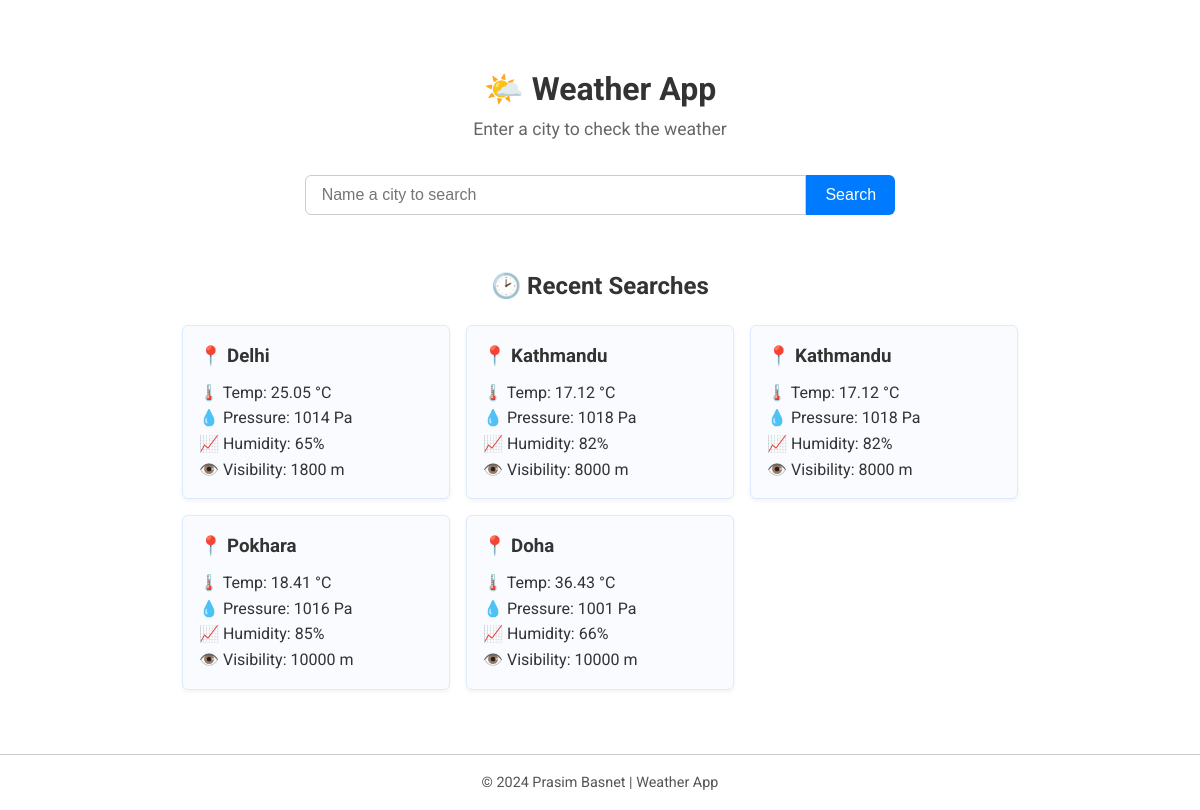
Before: / with the older database file.
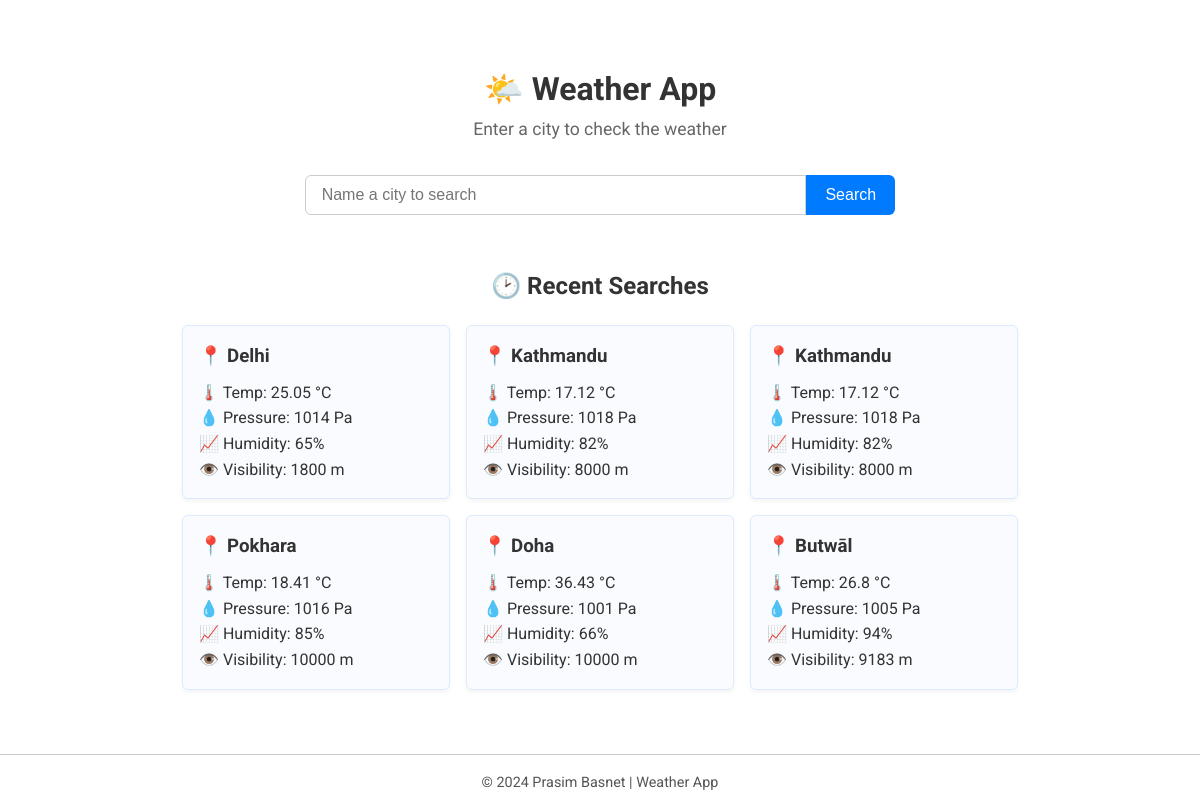
After: the same page with the newer database file.
### tables this page shows
CREATE TABLE Weather_details (id INTEGER PRIMARY KEY AUTOINCREMENT, City TEXT NOT NULL, Temperature REAL,Pressure INTEGER, HUMIDITY INTEGER,Visibility INTEGER);

### app.py (the view)
@app.route("/",methods=["GET" ,"POST"])
def index():
    if request.method  == "POST":
        city= request.form.get("search")
        weather_value=getting_weather_forecast(city)
        if weather_value:
            saving_data(weather_value)
        return render_template("index.html",values=weather_value)
    else:
        database_value= fetch_data()
        return render_template("index.html",database_value=database_value)

### app.py (called while the page is built)
def fetch_data():
    conn=sqlite3.connect("search.db")
    conn.row_factory =sqlite3.Row
    cursor= conn.cursor()
    cursor.execute('''SELECT * FROM Weather_details''')
    rows=cursor.fetchall()
    conn.close()
    return rows

### templates/index.html (shortened to what this page needs)
<!DOCTYPE html>
<html lang="en">
<head>
    <link rel="stylesheet" href="/static/style.css">
</head>
<body>
    <div class="container">
        <header>
            <h1>🌤️ Weather App</h1>
            <p class="subtitle">Enter a city to check the weather</p>
        </header>
        <form method="POST" class="search-form">
            <input type="text" name="search" id="search" placeholder="Name a city to search" autocomplete="off">
            <button type="submit" id="submit">Search</button>
        </form>
        <section class="weather-history">
            <h2 style="text-align: center; padding: 20px">🕑 Recent Searches</h2>
            <div class="history-grid">
                {% for data in database_value %}
                <div class="card">
                    <h3>📍 {{ data[1] }}</h3>
                    <p>🌡️ Temp: {{ data[2] }} &deg;C</p>
                    <p>💧 Pressure: {{ data[3] }} Pa</p>
                    <p>📈 Humidity: {{ data[4] }}%</p>
                    <p>👁️ Visibility: {{ data[5] }} m</p>
                </div>
                {% endfor %}
            </div>
        </section>
    </div>
    <footer class="footer">
        &copy; 2024 Prasim Basnet | Weather App
    </footer>
</body>
</html>

### static/style.css (style rules this page uses)
* { margin: 0; padding: 0; box-sizing: border-box; }
body { display: flex; flex-direction: column; font-family: 'Roboto', sans-serif; background: #ffffff; color: #333; line-height: 1.6; min-height: 100vh; }
.container { flex: 1; width: 90%; max-width: 900px; margin: 2rem auto; padding: 2rem; background: #ffffff; border-radius: 8px; }
header { text-align: center; margin-bottom: 2rem; }
.subtitle { color: #666; font-size: 1.1rem; }
.search-form { display: flex; justify-content: center; margin-bottom: 2rem; }
.search-form input { padding: 0.6rem 1rem; font-size: 1rem; border: 1px solid #ccc; border-radius: 6px 0 0 6px; outline: none; width: 60%; }
.search-form button { padding: 0.6rem 1.2rem; font-size: 1rem; border: none; background-color: #007bff; color: white; border-radius: 0 6px 6px 0; cursor: pointer; transition: background 0.3s ease; }
.weather-history { margin-top: 2rem; }
.history-grid { display: grid; grid-template-columns: repeat(auto-fill, minmax(220px, 1fr)); gap: 1rem; }
.card { background: #f9fbff; padding: 1rem; border-radius: 6px; border: 1px solid #dbeafe; box-shadow: 0 2px 4px rgba(0, 0, 0, 0.05); }
.card h3 { margin-bottom: 0.5rem; color: #333; }
footer { background-color: #ffffff; text-align: center; padding: 1rem; font-size: 0.9rem; color: #555; border-top: 1px solid #ccc; }

Changed rows visible on the page:
added Weather_details: City "Butwāl", Temperature "26.8", Pressure "1005", HUMIDITY "94", Visibility "9183"
